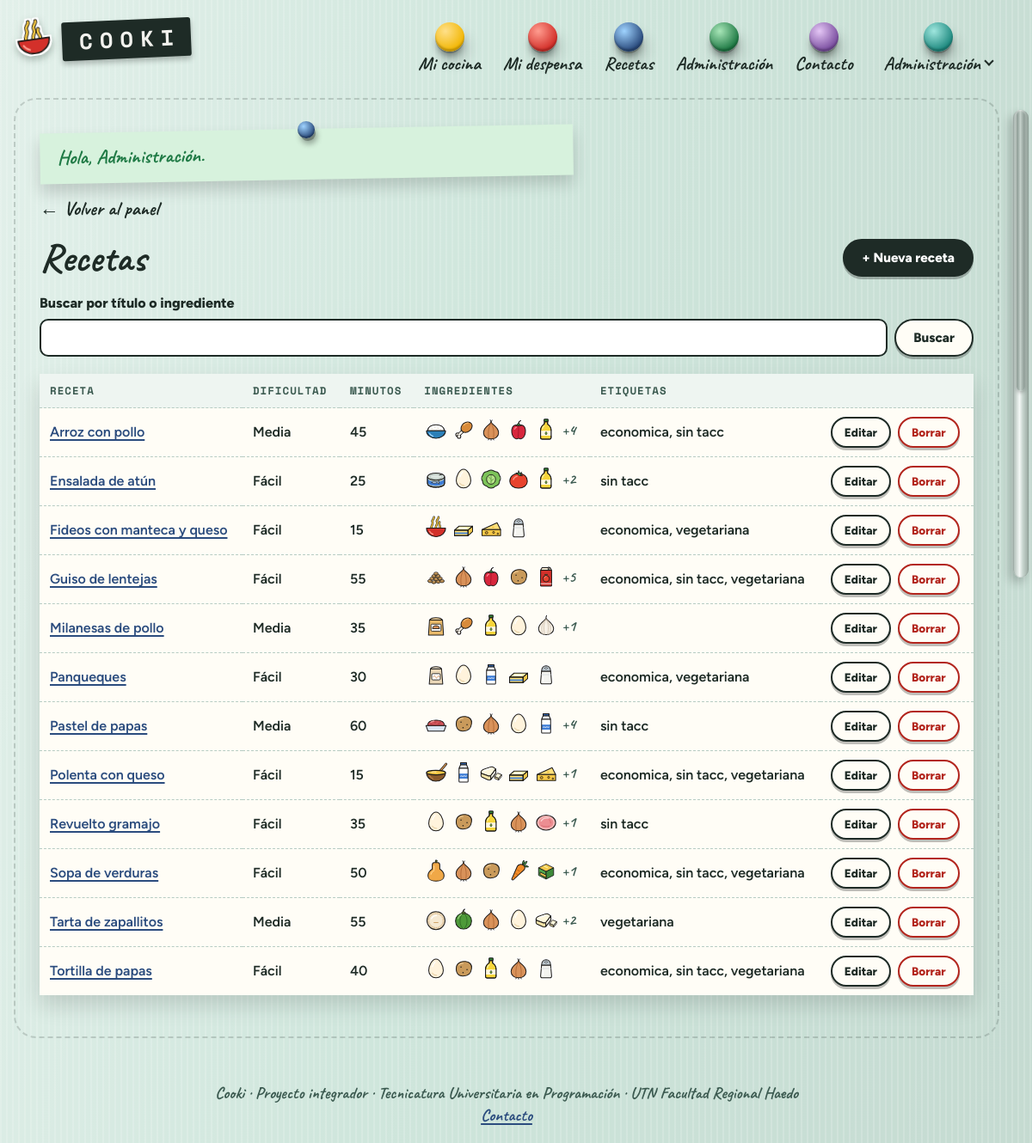
Screenshot of /admin/recetas.php (signed in) with the database file from the repository.
### tables this page shows
CREATE TABLE receta (
    id               INT UNSIGNED AUTO_INCREMENT PRIMARY KEY,
    slug             VARCHAR(120) NOT NULL UNIQUE,
    titulo           VARCHAR(150) NOT NULL,
    descripcion      TEXT         NULL,
    porciones_base   TINYINT      NOT NULL DEFAULT 4,
    minutos_prep     SMALLINT     NOT NULL,
    minutos_coccion  SMALLINT     NOT NULL DEFAULT 0,
    dificultad       TINYINT      NOT NULL,
    imagen           VARCHAR(255) NULL,
    fuente           VARCHAR(255) NULL,           
    autor_id         INT UNSIGNED NULL,           
    creado_en        DATETIME     NOT NULL DEFAULT CURRENT_TIMESTAMP,
    CONSTRAINT ck_receta_dificultad CHECK (dificultad BETWEEN 1 AND 3),
    CONSTRAINT fk_receta_autor FOREIGN KEY (autor_id) REFERENCES usuario(id) ON DELETE SET NULL
);

### src/bootstrap.php (called while the page is built, shortened)
<?php
spl_autoload_register(function (string $clase): void {
    $prefijo = 'Cooki\\';
    $relativa = str_replace('\\', '/', substr($clase, strlen($prefijo)));
    $archivo = __DIR__ . '/' . $relativa . '.php';
});
require_once __DIR__ . '/ayudas.php';

### src/Config.php (called while the page is built, shortened)
<?php
final class Config
{
    private static array $valores = [];
    public static function get(string $clave, string $porDefecto = ''): string
    {
        $env = getenv($clave);
        if ($env !== false && $env !== '') {
            return $env;
        }
        return self::$valores[$clave] ?? $porDefecto;
    }
}

### src/Db.php (called while the page is built, shortened)
<?php
final class Db
{
    private static ?PDO $pdo = null;
    public static function conexion(): PDO
    {
        if (self::$pdo === null) {
            $dsn = sprintf(
                'mysql:host=%s;port=%s;dbname=%s;charset=utf8mb4',
                Config::get('DB_HOST', '127.0.0.1'),
                Config::get('DB_PORT', '3306'),
                Config::get('DB_NAME', 'cooki')
            );
            self::$pdo = new PDO($dsn, Config::get('DB_USER', 'root'), Config::get('DB_PASS'), [
                PDO::ATTR_ERRMODE => PDO::ERRMODE_EXCEPTION,
                PDO::ATTR_DEFAULT_FETCH_MODE => PDO::FETCH_ASSOC,
                PDO::ATTR_EMULATE_PREPARES => false,
            ]);
        }
        return self::$pdo;
    }
}

### src/Repositorios/RecetaRepositorio.php (called while the page is built, shortened)
<?php
final class RecetaRepositorio
{
    public function buscar(array $filtros = [], int $usuarioId = 0): array
    {
        $condiciones = [];
        $parametros = ['usuario' => $usuarioId];
        $texto = trim($filtros['q'] ?? '');
        $elegidos = array_values(array_unique(array_filter(array_map('intval', $filtros['ingredientes'] ?? []))));
        $sql = 'SELECT * FROM (' . self::SELECT_RESUMEN
            . ($condiciones ? ' WHERE ' . implode(' AND ', $condiciones) : '')
            . ' GROUP BY r.id) AS resumen'
            . (!empty($filtros['puedo']) ? ' WHERE tengo >= total' : '')
            . ' ORDER BY titulo';
        $consulta = $this->db->prepare($sql);
        $consulta->execute($parametros);
        return $consulta->fetchAll();
    }
    public static function ingredientesDeTarjeta(?string $columna): array
    {
        $lista = [];
        foreach (array_filter(explode("\n", (string) $columna)) as $renglon) {
            $lista[] = ['nombre' => substr($renglon, 1), 'tengo' => $renglon[0] === '1'];
        }
        return $lista;
    }
}

### public/admin/recetas.php (the view, shortened to what this page needs)
<?php
require dirname(__DIR__, 2) . '/src/bootstrap.php';
$repo = new RecetaRepositorio(Db::conexion());
$busqueda = trim((string) ($_GET['q'] ?? ''));
$recetas = $repo->buscar(['q' => $busqueda]);
?>
<?= enlaceVolver('admin/index.php', 'Volver al panel') ?>
<div class="encabezado-pagina">
  <h1>Recetas</h1>
  <a class="boton" href="<?= e(url('admin/receta-editar.php')) ?>">+ Nueva receta</a>
</div>
<form class="buscador" method="get" role="search">
  <div class="campo">
    <label for="q">Buscar por título o ingrediente</label>
    <input id="q" name="q" type="search" value="<?= e($busqueda) ?>">
  </div>
  <button class="boton boton--secundario" type="submit">Buscar</button>
</form>
<?php if ($recetas === []) : ?>
  <p class="vacio">No hay recetas<?= $busqueda !== '' ? ' que coincidan con “' . e($busqueda) . '”' : '' ?>.</p>
<?php else : ?>
  <div class="tabla-contenedor">
    <table>
      <thead>
        <tr><th>Receta</th><th>Dificultad</th><th>Minutos</th><th>Ingredientes</th><th>Etiquetas</th><th><span class="solo-lectores">Acciones</span></th></tr>
      </thead>
      <tbody>
      <?php foreach ($recetas as $r) : ?>
        <tr>
          <td><a href="<?= e(url('app/receta.php?id=' . $r['id'])) ?>"><?= e($r['titulo']) ?></a></td>
          <td><?= e(RecetaRepositorio::DIFICULTADES[(int) $r['dificultad']]) ?></td>
          <td><?= e($r['minutos']) ?></td>
          <td>
            <?php $dibujos = RecetaRepositorio::ingredientesDeTarjeta($r['ingredientes'] ?? null); ?>
            <span class="dibujos-fila" title="<?= e(implode(', ', array_column($dibujos, 'nombre'))) ?>">
              <?php foreach (array_slice($dibujos, 0, 5) as $ing) : ?>
                <img src="<?= e(iconoIngrediente($ing['nombre'])) ?>" alt="<?= e($ing['nombre']) ?>" width="28" height="28">
              <?php endforeach; ?>
              <?= count($dibujos) > 5 ? '<small>+' . (count($dibujos) - 5) . '</small>' : '' ?>
            </span>
          </td>
          <td><?= e(str_replace('_', ' ', (string) $r['etiquetas'])) ?></td>
          <td>
            <div class="acciones">
              <a class="boton boton--secundario boton--chico" href="<?= e(url('admin/receta-editar.php?id=' . $r['id'])) ?>">Editar</a>
              <form method="post" data-confirmar="¿Borrar la receta “<?= e($r['titulo']) ?>”? No se puede deshacer.">
                <button class="boton boton--peligro boton--chico" type="submit">Borrar</button>
              </form>
            </div>
          </td>
        </tr>
      <?php endforeach; ?>
      </tbody>
    </table>
  </div>
<?php endif; ?>

### rows the page displays
receta: titulo "Arroz con pollo", dificultad "Media", minutos "45", count($dibujos) - 5 "4", etiquetas "economica, sin tacc"
receta: titulo "Ensalada de atún", dificultad "Fácil", minutos "25", count($dibujos) - 5 "2", etiquetas "sin tacc"
receta: titulo "Fideos con manteca y queso", dificultad "Fácil", minutos "15", etiquetas "economica, vegetariana"
receta: titulo "Guiso de lentejas", dificultad "Fácil", minutos "55", count($dibujos) - 5 "5", etiquetas "economica, sin tacc, vegetariana"
receta: titulo "Milanesas de pollo", dificultad "Media", minutos "35", count($dibujos) - 5 "1"
receta: titulo "Panqueques", dificultad "Fácil", minutos "30", etiquetas "economica, vegetariana"
receta: titulo "Pastel de papas", dificultad "Media", minutos "60", count($dibujos) - 5 "4", etiquetas "sin tacc"
receta: titulo "Polenta con queso", dificultad "Fácil", minutos "15", count($dibujos) - 5 "1", etiquetas "economica, sin tacc, vegetariana"
receta: titulo "Revuelto gramajo", dificultad "Fácil", minutos "35", count($dibujos) - 5 "1", etiquetas "sin tacc"
receta: titulo "Sopa de verduras", dificultad "Fácil", minutos "50", count($dibujos) - 5 "1", etiquetas "economica, sin tacc, vegetariana"
receta: titulo "Tarta de zapallitos", dificultad "Media", minutos "55", count($dibujos) - 5 "2", etiquetas "vegetariana"
receta: titulo "Tortilla de papas", dificultad "Fácil", minutos "40", etiquetas "economica, sin tacc, vegetariana"

### other values shown
$letra "C"
$letra "O"
$letra "K"
$letra "I"
$texto "Mi cocina"
$texto "Mi despensa"
$texto "Recetas"
$texto "Administración"
$texto "Contacto"
explode(' ', $usuario['nombre'])[0] "Administración"
$aviso['mensaje'] "Hola, Administración."
$texto "Volver al panel"
